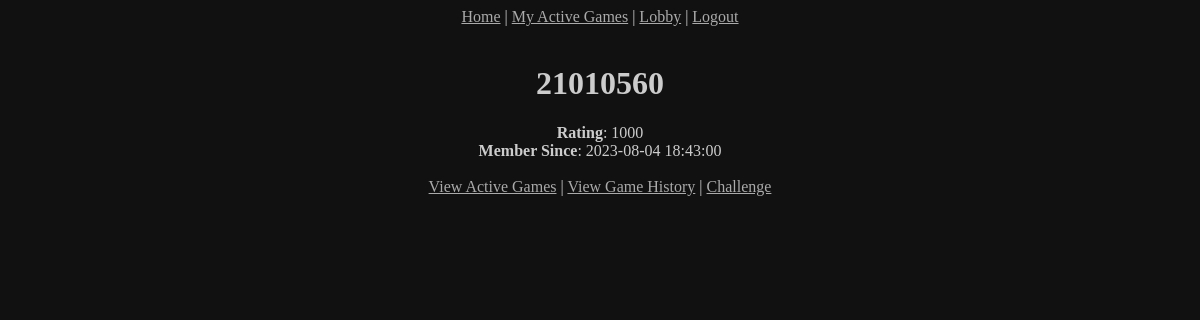
/profile?id=1 (signed in), run on the app's committed database.
### tables this page shows
CREATE TABLE "users" (
	"id"	INTEGER NOT NULL UNIQUE,
	"username"	TEXT NOT NULL,
	"password"	TEXT NOT NULL,
	"email"	TEXT NOT NULL,
	"rating"	INTEGER NOT NULL,
	"notifications"	INTEGER NOT NULL,
	"timestamp"	TEXT NOT NULL DEFAULT (datetime(CURRENT_TIMESTAMP, 'localtime')),
	PRIMARY KEY("id" AUTOINCREMENT)
);

### chesscorpy/app.py (the view)
@app.route('/profile')
@helpers.login_required
def profile():
    user_id = request.args.get('id', type=int)
    user_data = user.get_data_by_id(user_id)
    if not user_data:
        return helpers.error('That user does not exist.', 400)
    return render_template('profile.html', user_data=user_data)

### chesscorpy/database.py (called while the page is built)
def sql_exec(db, query, query_args=(), get_all=True, get_last_row=False):
    db = connect(db)
    db.row_factory = Row
    cur = db.cursor()
    data = cur.execute(query, query_args)
    data = data.fetchall() if get_all else data.fetchone()
    last_row_id = cur.lastrowid if get_last_row else None
    db.commit()
    db.close()
    return data if not get_last_row else last_row_id

### chesscorpy/helpers.py (called while the page is built)
def login_required(f):
    @wraps(f)
    def decorated_function(*args, **kwargs):
        if not user.logged_in():
            return redirect('/login')
        return f(*args, **kwargs)
    return decorated_function

### chesscorpy/user.py (called while the page is built)
def get_data_by_id(userid, fields='*'):
    query = f'SELECT {",".join(fields)} FROM users WHERE id = ? LIMIT 1'
    query_args = [userid]
    return database.sql_exec(database.DATABASE_FILE, query, query_args, False)

def logged_in():
    return True if session.get(USER_SESSION) else False

### chesscorpy/templates/profile.html (shortened to what this page needs)
{% extends "layout.html" %}
{% block main %}
    <h1><b>{{ user_data.username }}</b></h1>
    <b>Rating</b>: {{ user_data.rating }}<br>
    <b>Member Since</b>: {{ user_data.timestamp }}<br><br>
    <a href="/activegames?id={{ user_data.id }}">View Active Games</a> |
    <a href="/history?id={{ user_data.id }}">View Game History</a> |
    <a href="newgame?username={{ user_data.username }}">Challenge</a>
{% endblock %}

### chesscorpy/static/css/style.css (style rules this page uses)
body { background-color: #111111; color: #CCCCCC; }
a { color: #AAAAAA; }

### data on the page
users: username "21010560", rating "1000", timestamp "2023-08-04 18:43:00"
